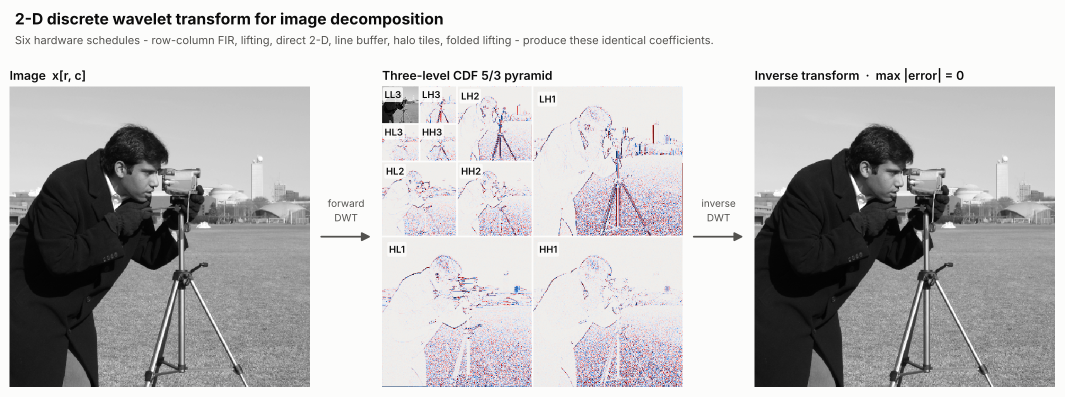
#> input picture figures/examples/00_hero.png, 2129 x 793 px (shown at 1/2 size); its folder holds only this picture in this run
$ python classic_benchmarks.py --directory ../figures/examples
#> lines starting #> are read from the running program, lines starting #| are printed output that depends on the picture
### hardware/golden.py
"""Independent exact outer-product CDF 5/3 reference and RTL test vectors."""
from pathlib import Path
import argparse
import numpy as np
from PIL import Image

LOW=np.array([-1,2,6,2,-1],dtype=np.int64)
HIGH=np.array([0,0,-4,8,-4],dtype=np.int64)

def q6(x):
    x=np.asarray(x,dtype=np.int64)
    h,w=x.shape
    if h%2 or w%2 or min(h,w)<2:
        raise ValueError("even dimensions required")
    r=np.arange(0,h,2); c=np.arange(0,w,2)
    y=np.zeros_like(x)
    for v,vt in enumerate((LOW,HIGH)):
        for u,ut in enumerate((LOW,HIGH)):
            b=np.zeros((h//2,w//2),dtype=np.int64)
            for k in range(5):
                for l in range(5):
                    b+=vt[k]*ut[l]*x[np.ix_((r+k-2)%h,(c+l-2)%w)]
            y[v*h//2:(v+1)*h//2,u*w//2:(u+1)*w//2]=b
    return y

# [27 lines left out: function main, not called in this run]
# [1 lines that do not run on import are left out]

### python/dwt.py
"""Six schedules of the 2-D CDF 5/3 discrete wavelet transform.

Floating-point reference used by the examples, the integer oracle and the
RTL model.  Periodic boundaries, even dimensions, packed output
[LL LH; HL HH] with band names in (vertical, horizontal) order.

Methods (same coefficients, different dataflow):

========== ===================================================== ======
method     schedule                                              RTL
========== ===================================================== ======
fir        row-column, 5/3 FIR pairs, full intermediate          ARCH 0
lifting    row-column, predict/update lifting                    ARCH 1
direct2d   four 5 x 5 outer-product masks per output quartet     ARCH 2
line       five cached horizontally filtered rows                ARCH 3
tile       local patch with a global periodic halo               ARCH 4
folded     one 1-D lifting worker reused, columns first          ARCH 5
========== ===================================================== ======

Example
-------
>>> import numpy as np
>>> x = np.arange(64.0).reshape(8, 8)
>>> c = decompose(x, levels=2, method="lifting")
>>> np.allclose(reconstruct(c, levels=2), x)
True
"""
import numpy as np

METHODS = ('fir', 'lifting', 'direct2d', 'line', 'tile', 'folded')

# (offsets, taps) of the analysis pair: low-pass at -2..2, high-pass at 0..2.
TAPS = (([-2, -1, 0, 1, 2], [-.125, .25, .75, .25, -.125]), ([0, 1, 2], [-.5, 1., -.5]))


def fir(x):
    """One 1-D analysis level along the last axis, FIR form: returns [s | d]."""
    n = x.shape[-1]
    i = np.arange(0, n, 2)
    return np.concatenate([sum(c * x[..., (i + k) % n] for k, c in zip(ks, cs)) for ks, cs in TAPS], axis=-1)


def lift(x):
    """One 1-D analysis level along the last axis, lifting form: returns [s | d].

    predict  d[n] = o[n] - (e[n] + e[n+1]) / 2
    update   s[n] = e[n] + (d[n-1] + d[n]) / 4
    """
    e = x[..., ::2]
    o = x[..., 1::2]
    d = o - .5 * (e + np.roll(e, -1, axis=-1))
    s = e + .25 * (d + np.roll(d, 1, axis=-1))
    return np.concatenate((s, d), axis=-1)


def inverse1(x):
    """Inverse of :func:`lift` along the last axis (undo update, undo predict)."""
    s, d = np.split(x, 2, axis=-1)
    e = s - .25 * (d + np.roll(d, 1, axis=-1))
    o = d + .5 * (e + np.roll(e, -1, axis=-1))
    y = np.empty_like(x)
    y[..., ::2] = e
    y[..., 1::2] = o
    return y


def forward(x, method='lifting', tile=16):
    """One 2-D analysis level with the chosen schedule.

    Parameters
    ----------
    x : array_like, shape (H, W), H and W even
    method : one of :data:`METHODS`
    tile : coefficient tile side for ``method='tile'``

    Returns
    -------
    ndarray, shape (H, W)
        Packed coefficients [LL LH; HL HH], LL in pixel units (DC gain 1).
    """
    x = np.asarray(x, dtype=float)
    if x.ndim != 2 or min(x.shape) < 2 or any(n % 2 for n in x.shape):
        raise ValueError('Expected a nonempty even-sized 2-D image')
    h, w = x.shape
    H, W = h // 2, w // 2
    if method in ('fir', 'lifting'):
        # Row pass (last axis), then column pass through the transpose.
        f = fir if method == 'fir' else lift
        return f(f(x).T).T
    y = np.empty_like(x)
    if method == 'direct2d':
        # Each band is an outer product of vertical and horizontal taps.
        i = np.arange(0, h, 2)
        j = np.arange(0, w, 2)
        for b, (ks, cs) in enumerate(TAPS):
            for a, (ls, ds) in enumerate(TAPS):
                y[b * H:(b + 1) * H, a * W:(a + 1) * W] = sum(
                    c * d * x[np.ix_((i + k) % h, (j + l) % w)] for k, c in zip(ks, cs) for l, d in zip(ls, ds))
    elif method == 'line':
        # Least-recently-used cache of at most five horizontally filtered rows.
        from collections import OrderedDict
        cache = OrderedDict()

        def row(i):
            i %= h
            if i not in cache:
                cache[i] = fir(x[i])
                if len(cache) > 5:
                    cache.popitem(last=False)
            cache.move_to_end(i)
            return cache[i]
        for i in range(H):
            for b, (ks, cs) in enumerate(TAPS):
                y[b * H + i] = sum(c * row(2 * i + k) for k, c in zip(ks, cs))
    elif method == 'tile':
        if tile < 1:
            raise ValueError('tile must be positive')
        for i in range(0, H, tile):
            for j in range(0, W, tile):
                ii = 2 * np.arange(i, min(i + tile, H))
                jj = 2 * np.arange(j, min(j + tile, W))
                # Shared global halo; never extend at internal tile boundaries.
                patch = x[np.ix_((np.arange(ii[0] - 2, ii[-1] + 3)) % h, (np.arange(jj[0] - 2, jj[-1] + 3)) % w)]
                for b, (ks, cs) in enumerate(TAPS):
                    for a, (ls, ds) in enumerate(TAPS):
                        y[b * H + i:b * H + i + len(ii), a * W + j:a * W + j + len(jj)] = sum(
                            c * d * patch[np.ix_(ii - ii[0] + 2 + k, jj - jj[0] + 2 + l)]
                            for k, c in zip(ks, cs) for l, d in zip(ls, ds))
    elif method == 'folded':
        # One logical 1-D worker reused serially, column-first.
        for j in range(w):
            y[:, j] = lift(x[:, j])
        for i in range(h):
            y[i] = lift(y[i])
    else:
        raise ValueError(method)
    return y


def decompose(x, levels=1, method='lifting'):
    """Multilevel (Mallat) decomposition: re-decompose LL ``levels`` times.

    Dimensions must be divisible by ``2**levels``.  The result keeps the
    image size, with LL_J in the top-left corner.
    """
    y = np.array(x, dtype=float, copy=True)
    if y.ndim != 2 or not isinstance(levels, int) or levels < 1 or min(y.shape) < 2 ** levels or any(
            n % 2 ** levels for n in y.shape):
        raise ValueError('Dimensions must be divisible by 2**levels')
    h, w = y.shape
    for _ in range(levels):
        y[:h, :w] = forward(y[:h, :w], method)
        h //= 2
        w //= 2
    return y


def reconstruct(coeff, levels=1):
    """Inverse of :func:`decompose` (any method; they share the coefficients)."""
    y = np.array(coeff, dtype=float, copy=True)
    if y.ndim != 2 or not isinstance(levels, int) or levels < 1 or min(y.shape) < 2 ** levels or any(
            n % 2 ** levels for n in y.shape):
        raise ValueError('Invalid dimensions/levels')
    for k in reversed(range(levels)):
        h, w = (n // 2 ** k for n in y.shape)
        y[:h, :w] = inverse1(inverse1(y[:h, :w].T).T)
    return y

### python/gallery.py
"""Decomposition galleries for synthetic patterns, scikit-image samples and local images.

Usage: python python/gallery.py [--natural] [--image FILE ...] [--size 256] [--out DIR]
"""
import argparse
from pathlib import Path
import numpy as np
from PIL import Image
import matplotlib
matplotlib.use("Agg")
import matplotlib.pyplot as plt
from dwt import METHODS,decompose,reconstruct

# [7 lines left out: function synthetic, not called in this run]

def draw(name, x, out):
    """Decomposition panel for one image: bands, 3-level pyramid, reconstruction.

    Asserts that all six schedules agree, then writes out/<name>.png.
    Detail bands share one robust symmetric scale (99.5th percentile);
    the pyramid uses a per-level scale with LL in gray.
    """
    import figstyle as fs
    fs.setup()
    c = decompose(x, 3, "fir")
    z = reconstruct(c, 3)
    for method in METHODS:
        np.testing.assert_allclose(decompose(x, 3, method), c, atol=1e-12)
    one = decompose(x, 1, "fir")
    h, w = np.array(x.shape) // 2
    bands = [one[:h, :w], one[:h, w:], one[h:, :w], one[h:, w:]]
    lim = max(1e-12, np.percentile(np.abs(np.concatenate([b.ravel() for b in bands[1:]])), 99.5))
    err = np.abs(z - x)
    fig, axes = plt.subplots(2, 4, figsize=(13, 6.9))
    fig.subplots_adjust(left=0.01, right=0.99, top=0.86, bottom=0.02, wspace=0.06, hspace=0.16)
    panels = [(x, "Input", "gray", 0, 1), (bands[0], "LL  approximation", "gray", 0, 1),
              (bands[1], "LH  vertical edges", fs.DIV, -lim, lim), (bands[2], "HL  horizontal edges", fs.DIV, -lim, lim),
              (bands[3], "HH  diagonal detail", fs.DIV, -lim, lim)]
    for ax, (v, t, cm, lo, hi) in zip(axes.ravel(), panels):
        ax.imshow(v, cmap=cm, vmin=lo, vmax=hi)
        ax.set_title(t, loc="left", fontsize=10.5)
    ax = axes[1, 1]
    ax.imshow(fs.pyramid_rgb(c, 3))
    fs.draw_band_grid(ax, c.shape, 3, fontsize=7.5)
    ax.set_title("3-level pyramid", loc="left", fontsize=10.5)
    axes[1, 2].imshow(z, cmap="gray", vmin=0, vmax=1)
    axes[1, 2].set_title("Reconstruction", loc="left", fontsize=10.5)
    axes[1, 3].imshow(err, cmap=fs.SEQ, vmin=0, vmax=max(err.max(), 1e-15))
    axes[1, 3].set_title(f"|error|, max {err.max():.1e}", loc="left", fontsize=10.5)
    for a in axes.ravel():
        fs.image_axis(a)
    fs.title(fig, f"{name}: CDF 5/3 decomposition",
             "Six schedules checked equal; detail bands on one symmetric scale, red positive, blue negative.")
    fig.savefig(out / f"{name}.png", dpi=150, facecolor=fs.SURFACE)
    plt.close(fig)


# [20 lines left out: function main, not called in this run]
# [1 lines that do not run on import are left out]

### python/figstyle.py
"""Shared visual language for every computed figure in ``figures/examples``.

One sans typeface (Inter, falling back to DejaVu Sans), one light chart
surface, recessive hairline axes, a fixed categorical order for the six
architectures, a single-hue sequential ramp for magnitudes and a blue/red
diverging map with a neutral gray midpoint for signed wavelet coefficients
(blue = negative, red = positive).
"""
from __future__ import annotations

from pathlib import Path

import numpy as np
import matplotlib
matplotlib.use("Agg")
import matplotlib.pyplot as plt
from matplotlib.colors import LinearSegmentedColormap, to_rgb

ROOT = Path(__file__).resolve().parents[1]
OUT = ROOT / "figures" / "examples"

# Surfaces and ink --------------------------------------------------------
SURFACE = "#fcfcfb"
INK = "#0b0b0b"
INK2 = "#52514e"
MUTED = "#898781"
GRID = "#e1e0d9"
AXIS = "#c3c2b7"

# Categorical slots in fixed order: ARCH 0..5 always take slots 1..6.
CAT = ["#2a78d6", "#eb6834", "#1baf7a", "#eda100", "#e87ba4", "#008300",
       "#6250d6", "#e34948"]
ARCH_COLOR = {a: CAT[a] for a in range(6)}
ARCH_SHORT = {0: "Row-column FIR", 1: "Fused lifting", 2: "Direct 2-D",
              3: "Line buffer", 4: "Halo tiled", 5: "Folded lifting"}
METHOD_ARCH = {"fir": 0, "lifting": 1, "direct2d": 2, "line": 3, "tile": 4, "folded": 5}

# Sequential blue ramp (100 -> 700) and its matplotlib colormap.
BLUE = ["#cde2fb", "#b7d3f6", "#9ec5f4", "#86b6ef", "#6da7ec", "#5598e7",
        "#3987e5", "#2a78d6", "#256abf", "#1c5cab", "#184f95", "#104281", "#0d366b"]
SEQ = LinearSegmentedColormap.from_list("seq_blue", ["#f4f8fd"] + BLUE)

# Diverging blue <-> red, neutral gray midpoint, equal steps per arm.
_NEG = ["#0d366b", "#1c5cab", "#3987e5", "#86b6ef", "#cde2fb"]
_POS = ["#f7d3d2", "#ef9493", "#e34948", "#b32e2d", "#7a1a19"]
DIV = LinearSegmentedColormap.from_list("div_blue_red", _NEG + ["#f0efec"] + _POS)


def setup() -> None:
    """Apply the house style to matplotlib."""
    fam = ["Inter", "DejaVu Sans"]
    plt.rcParams.update({
        "font.family": "sans-serif",
        "font.sans-serif": fam,
        "font.size": 10,
        "axes.titlesize": 11,
        "axes.titleweight": "semibold",
        "axes.titlecolor": INK,
        "axes.labelcolor": INK2,
        "axes.labelsize": 10,
        "axes.edgecolor": AXIS,
        "axes.linewidth": 0.8,
        "axes.facecolor": SURFACE,
        "axes.grid": False,
        "axes.spines.top": False,
        "axes.spines.right": False,
        "axes.prop_cycle": matplotlib.cycler(color=CAT),
        "grid.color": GRID,
        "grid.linewidth": 0.7,
        "grid.linestyle": "-",
        "xtick.color": MUTED,
        "ytick.color": MUTED,
        "xtick.labelcolor": INK2,
        "ytick.labelcolor": INK2,
        "xtick.labelsize": 9,
        "ytick.labelsize": 9,
        "legend.frameon": False,
        "legend.fontsize": 9,
        "figure.facecolor": SURFACE,
        "savefig.facecolor": SURFACE,
        "lines.linewidth": 2.0,
        "lines.solid_capstyle": "round",
        "lines.solid_joinstyle": "round",
        "image.interpolation": "nearest",
        "mathtext.fontset": "custom",
        "mathtext.rm": "Inter",
        "mathtext.it": "Inter:italic",
        "mathtext.bf": "Inter:bold",
    })


# [11 lines left out: function save, not called in this run]


def title(fig, text: str, sub: str | None = None, y: float = 0.995) -> None:
    """Left-aligned figure title with an optional secondary line.

    The gap between the two lines is fixed in inches, so it does not depend
    on the figure height.
    """
    fig.text(0.01, y, text, ha="left", va="top", fontsize=14, fontweight="bold", color=INK)
    if sub:
        dy = 0.30 / fig.get_size_inches()[1]
        fig.text(0.01, y - dy, sub, ha="left", va="top", fontsize=10, color=INK2)


def image_axis(ax) -> None:
    ax.set_xticks([])
    ax.set_yticks([])
    for s in ax.spines.values():
        s.set_visible(False)


# Image helpers ------------------------------------------------------------
SAMPLE_IMAGES = {
    # name: (loader attribute, caption)
    "cameraman": ("camera", "Cameraman"),
    "coffee": ("coffee", "Coffee"),
    "chelsea": ("chelsea", "Cat (Chelsea)"),
    "brick": ("brick", "Brick texture"),
    "grass": ("grass", "Grass texture"),
    "text": ("text", "Text"),
}


# [16 lines left out: function load_image, not called in this run]


def load_image_u8(name: str, size: int = 256) -> np.ndarray:
    """Same as :func:`load_image` but as unsigned 8-bit integers."""
    return np.rint(load_image(name, size) * 255).astype(np.int64)


def band_slices(shape, levels: int):
    """Yield (name, level, (rows, cols)) for every band of a packed pyramid."""
    h, w = shape
    for j in range(1, levels + 1):
        hh, ww = h >> j, w >> j
        yield f"LH{j}", j, (slice(0, hh), slice(ww, 2 * ww))
        yield f"HL{j}", j, (slice(hh, 2 * hh), slice(0, ww))
        yield f"HH{j}", j, (slice(hh, 2 * hh), slice(ww, 2 * ww))
    hh, ww = h >> levels, w >> levels
    yield f"LL{levels}", levels, (slice(0, hh), slice(0, ww))


def pyramid_rgb(c: np.ndarray, levels: int, pct: float = 99.0, ll_range=(0.0, 1.0)) -> np.ndarray:
    """Render a packed coefficient array as an RGB image.

    LL is shown in grayscale; each level's three detail bands share one
    symmetric limit (the ``pct`` percentile of their magnitudes) on the
    blue/red diverging map, so orientations within a level stay comparable.
    """
    h, w = c.shape
    rgb = np.zeros((h, w, 3))
    for j in range(1, levels + 1):
        hh, ww = h >> j, w >> j
        det = np.concatenate([c[:hh, ww:2 * ww].ravel(), c[hh:2 * hh, :2 * ww].ravel()])
        lim = max(np.percentile(np.abs(det), pct), 1e-12)
        for sl in ((slice(0, hh), slice(ww, 2 * ww)), (slice(hh, 2 * hh), slice(0, ww)),
                   (slice(hh, 2 * hh), slice(ww, 2 * ww))):
            v = np.clip(c[sl] / lim, -1, 1)
            rgb[sl] = DIV((v + 1) / 2)[..., :3]
    hh, ww = h >> levels, w >> levels
    lo, hi = ll_range
    g = np.clip((c[:hh, :ww] - lo) / (hi - lo), 0, 1)
    rgb[:hh, :ww] = np.repeat(g[..., None], 3, axis=2)
    return rgb


def draw_band_grid(ax, shape, levels: int, labels: bool = True, color: str = SURFACE,
                   lw: float = 1.6, fontsize: float = 8.5, min_label_px: int = 18) -> None:
    """Separate the packed bands with surface-colored lines and name them."""
    h, w = shape
    for j in range(1, levels + 1):
        hh, ww = h >> j, w >> j
        ax.plot([ww - 0.5, ww - 0.5], [-0.5, 2 * hh - 0.5], color=color, lw=lw)
        ax.plot([-0.5, 2 * ww - 0.5], [hh - 0.5, hh - 0.5], color=color, lw=lw)
    if not labels:
        return
    for name, j, (rs, cs) in band_slices(shape, levels):
        size = rs.stop - rs.start
        if size < min_label_px:
            continue
        ax.text(cs.start + 0.04 * size + 1, rs.start + 0.04 * size + 1, name,
                ha="left", va="top", fontsize=fontsize, color=INK, fontweight="semibold",
                bbox=dict(boxstyle="round,pad=0.18", fc=SURFACE, ec="none", alpha=0.85))


# [9 lines left out: function coeff_colorbar, not called in this run]


def psnr(x: np.ndarray, y: np.ndarray, peak: float = 1.0) -> float:
    mse = float(np.mean((x - y) ** 2))
    return float("inf") if mse == 0 else 10 * np.log10(peak ** 2 / mse)


def rgb_of(hex_color: str):
    return to_rgb(hex_color)


# [31 lines left out: function segmented_bar, not called in this run]


# Showcase (dark) style ------------------------------------------------------
DARK = "#111213"
DARK_INK = "#f0efec"
DARK_INK2 = "#b9b8b0"

SHOWCASE_IMAGES = {
    # name: (scikit-image loader, caption, licence)
    "rocket": ("rocket", "Rocket launch", "public domain (SpaceX)"),
    "coins": ("coins", "Greek coins", "no known copyright restrictions (Brooklyn Museum)"),
    "retina": ("retina", "Retina", "CC0 (Wikimedia Commons)"),
    "chelsea": ("chelsea", "Cat (Chelsea)", "CC0 (Stefan van der Walt)"),
    "coffee": ("coffee", "Coffee", "CC0 (Rachel Michetti)"),
    "camera": ("camera", "Cameraman", "CC0 (Lav Varshney)"),
    "brick": ("brick", "Brick", "CC0"),
    "phantom": ("shepp_logan_phantom", "Shepp–Logan phantom", "synthetic"),
}


# [37 lines left out: functions siemens_star, load_color, decompose_rgb, not called in this run]


def reconstruct_rgb(c: np.ndarray, levels: int) -> np.ndarray:
    from dwt import reconstruct
    return np.stack([reconstruct(c[..., k], levels) for k in range(c.shape[2])], axis=-1)


# [62 lines left out: functions glow_pyramid, dark_band_grid, pill_row, not called in this run]

### python/classic_benchmarks.py
"""Batch classic benchmark workflow: local files only, exact Q6 oracle and plots."""
import argparse
import csv
import hashlib
from pathlib import Path
import sys
import numpy as np
from PIL import Image
from gallery import draw
from dwt import METHODS, forward, decompose, reconstruct

sys.path.insert(0, str(Path(__file__).resolve().parents[1] / "hardware"))
from golden import q6

def main():
    p = argparse.ArgumentParser()
    p.add_argument("--directory", type=Path, required=True)
    p.add_argument("--size", type=int, default=256)
    p.add_argument("--out", type=Path, default=Path("outputs/classic"))
    a = p.parse_args()
    if a.size < 8 or a.size % 8:
        p.error("size must be a positive multiple of 8")
    if not a.directory.is_dir():
        p.error("supply a directory of local benchmark images")
    paths = sorted(f for f in a.directory.iterdir()
                   if f.is_file() and f.suffix.lower() in {".png", ".jpg", ".jpeg", ".tif", ".tiff", ".bmp", ".pgm"})
    if not paths:
        p.error("no supported image files found")
    a.out.mkdir(parents=True, exist_ok=True)
    rows = []
    for i, path in enumerate(paths):
        label = f"{i:02d}_{path.stem}"
        out = a.out / label
        out.mkdir(exist_ok=True)
        with Image.open(path) as im:
#> im is the input picture: PIL image 2129x793 RGB; mean R, G, B 190.8, 189.7, 190.3
            x = np.asarray(im.convert("L").resize((a.size, a.size), Image.Resampling.BOX), dtype=np.int64)
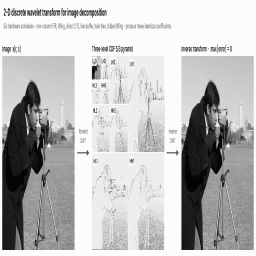
#> x: shape (256, 256) int64; min 3, max 253, mean 190.1
        ref = q6(x)
#> after the loop in q6, `for v,vt in enumerate((LOW,HIGH)):`:
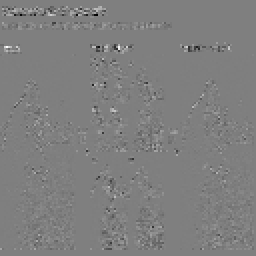
#> b: shape (128, 128) int64 (shown 2 times larger); min -9504, max 9520, mean -3.5; drawn with min black and max white
#> after the loop in q6, `for v,vt in enumerate((LOW,HIGH)):`:
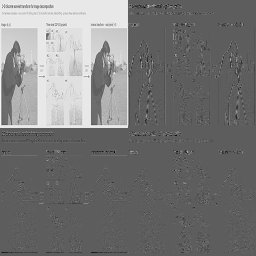
#> y: shape (256, 256) int64; min -10892, max 18727, mean 3034.5; drawn with min black and max white
        for method in METHODS:
            np.testing.assert_array_equal(64 * forward(x, method), ref)
#> this loop made 6 passes
        c = decompose(x, 3, "fir")
#> after the loop in decompose, `for _ in range(levels):`:
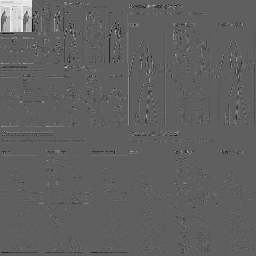
#> y: shape (256, 256) float64; min -181.8, max 305.5, mean 2.8; drawn with min black and max white
        z = reconstruct(c, 3)
        draw(label, x / 255.0, out)
#> in draw, `err = np.abs(z - x)`:
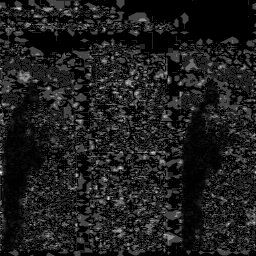
#> err: shape (256, 256) float64; min 0, max 7.77e-16, mean 9.1e-17; drawn with min black and max white
#> the loop in draw, `for ax, (v, t, cm, lo, hi) in zip(axes.ravel(), panels):` made 5 passes
#> (t, lo, hi) on passes 3 to 5: ('LH  vertical edges', -0.313, 0.313), ('HL  horizontal edges', -0.313, 0.313), ('HH  diagonal detail', -0.313, 0.313)
#> in pyramid_rgb, `rgb[:hh, :ww] = np.repeat(g[..., None], 3, axis=2)`:
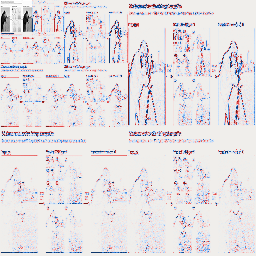
#> rgb: shape (256, 256, 3) float64; mean of channels 0, 1, 2 0.896, 0.878, 0.89; drawn as R, G, B
#> in draw, `fig.savefig(out / f"{name}.png", dpi=150, facecolor=fs.SURFACE)`:
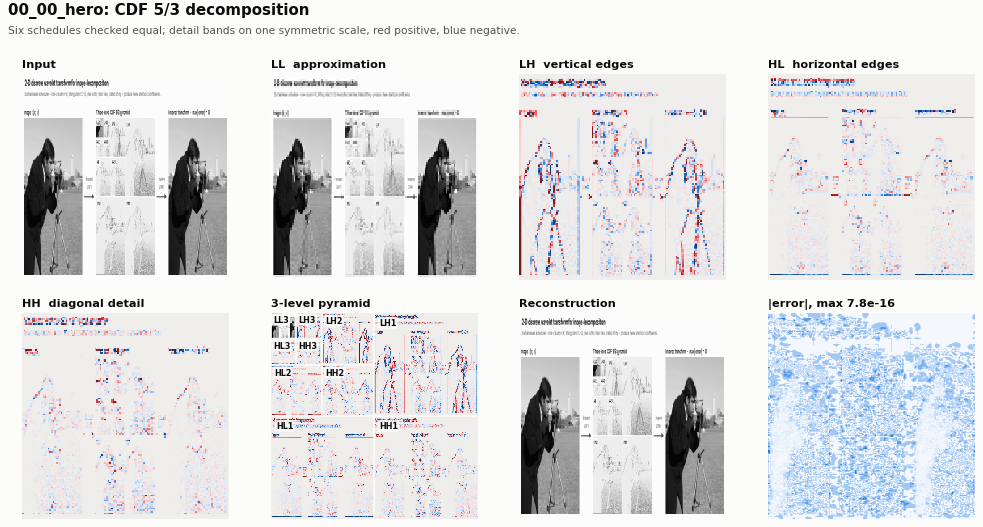
#> figure drawn by matplotlib, 8 panels
        (out / "pixels.hex").write_text("".join(f"{v:02x}\n" for v in x.ravel()))
        (out / "golden_q6.hex").write_text("".join(f"{int(v)&0xffffffff:08x}\n" for v in ref.ravel()))
        rows.append([path.name, hashlib.sha256(path.read_bytes()).hexdigest(), a.size,
                     "PIL L + BOX square resize", len(METHODS), float(np.max(abs(z-x))),
                     float(np.sqrt(np.mean((z-x)**2))), 64, "software only"])
    with (a.out / "manifest.csv").open("w", newline="") as f:
        w = csv.writer(f)
        w.writerow(["source", "sha256", "size", "preprocessing", "methods_exact_q6",
                    "max_reconstruction_error", "rmse", "q6_scale", "validation_scope"])
        w.writerows(rows)
if __name__ == "__main__":
    main()
